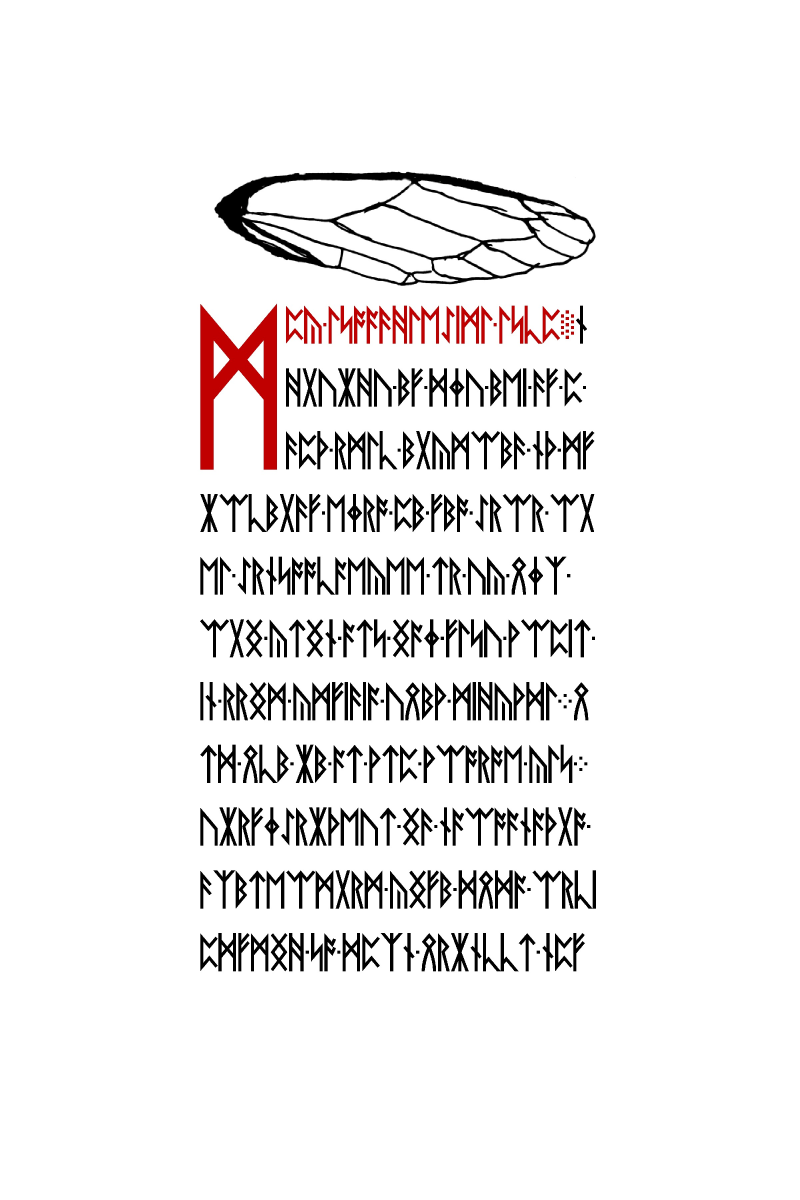
#> input picture resources/liber-primus/44.jpg, 2400 x 3600 px (shown at 1/3 size)
$ python lp2_p27_mengesha_boundary_gate.py
#> lines starting #> are read from the running program, lines starting #| are printed output that depends on the picture; after the words box and inside, x2 and y2 are one past the last pixel; in counts of white or black regions, pixels touching at a corner belong together
"""Exterior cyclic-contact gate for the two existing Mengesha/p27 maps.
Run from checkout: python sims/lp2_p27_mengesha_boundary_gate.py
No ciphertext fitting. Boundary contacts use a pixel nearest-component surrogate.
"""
import hashlib
import cv2
import numpy as np
import networkx as nx
from scipy.ndimage import distance_transform_edt
from collections import Counter
from lp2_p27_mengesha2011_topology_sft import ROT, ZERO
from lp2_p27_wing_original_graph_sft import IMAGE, SHA256, THRESHOLDS

def compress(xs):
    out=[]
    for x in xs:
        if not out or out[-1]!=x: out.append(x)
    if len(out)>1 and out[0]==out[-1]: out.pop()
    return out

def source_dual():
    emb=nx.PlanarEmbedding()
    emb.set_data({u:[v for v in vs if frozenset((u,v)) not in ZERO] for u,vs in ROT.items()})
    emb.check_structure()
    seen=set(); faces=[]; owner={}
    for u,v in emb.edges():
        if (u,v) not in seen:
            f=emb.traverse_face(u,v,seen); k=len(faces); faces.append(f)
            owner.update({(a,b):k for a,b in zip(f,f[1:]+f[:1])})
    outer=owner[1,2]; f=faces[outer]
    seq=compress([owner[b,a] for a,b in zip(f,f[1:]+f[:1]) if owner[b,a]!=outer])
    h=nx.Graph(); h.add_nodes_from(k for k in range(len(faces)) if k!=outer)
    for (u,v),a in owner.items():
        b=owner[v,u]
        if a!=b and outer not in (a,b): h.add_edge(a,b)
    return h,seq

def interfaces(near):
    c=Counter()
    for a,b in ((near[:-1,:],near[1:,:]),(near[:,:-1],near[:,1:])):
        sel=(a>0)&(b>0)&(a!=b)
        keys,counts=np.unique(np.minimum(a[sel],b[sel])*17+np.maximum(a[sel],b[sel]),return_counts=True)
        c.update({(int(k)//17,int(k)%17):int(n) for k,n in zip(keys,counts)})
    return c

def original(crop,t):
    n,lab,st,cent=cv2.connectedComponentsWithStats((crop>=t).astype(np.uint8),connectivity=8)
    cells=sorted((i for i in range(1,n) if 200<int(st[i,cv2.CC_STAT_AREA])<70000),key=lambda i:float(cent[i,0]))
    assert len(cells)==15
    exterior=lab[0,0]; assert exterior>0 and exterior not in cells
    face=np.zeros(lab.shape,np.int16)
    for j,i in enumerate(cells,1): face[lab==i]=j
    dist,inds=distance_transform_edt(face==0,return_indices=True)
    near=face[tuple(inds)]; near[dist>12]=0
    h=nx.Graph([pair for pair,count in interfaces(near).items() if count>=40]); assert len(h)==15
    face[lab==exterior]=16
    _,inds=distance_transform_edt(face==0,return_indices=True)
    near=face[tuple(inds)]
    contacts={a:v for (a,b),v in interfaces(near).items() if b==16}
    contours,_=cv2.findContours((near!=16).astype(np.uint8),cv2.RETR_EXTERNAL,cv2.CHAIN_APPROX_NONE)
    contour=max(contours,key=cv2.contourArea)[:,0,:]
    seq=compress([int(near[y,x]) for x,y in contour])
    return h,contacts,seq

def cyclic_eq(a,b):
    return len(a)==len(b) and any(a==b[i:]+b[:i] for i in range(len(b)))

def unoriented_eq(a,b):
    return cyclic_eq(a,b) or cyclic_eq(a,b[::-1])

def main():
    assert hashlib.sha256(IMAGE.read_bytes()).hexdigest()==SHA256
    crop=cv2.imread(str(IMAGE),cv2.IMREAD_GRAYSCALE)[470:895,590:1840]
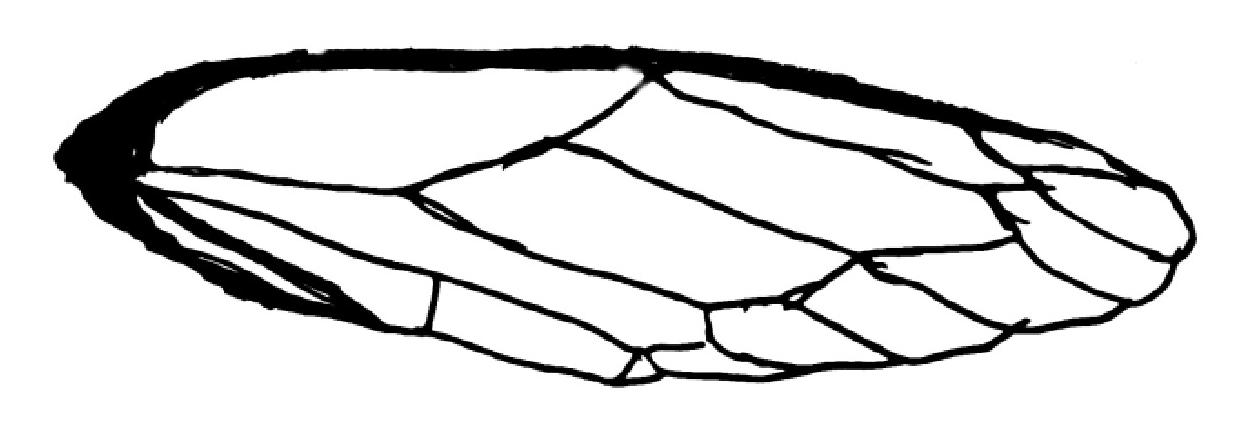
#> crop: shape (425, 1250); min 0, max 255, mean 218.6
    h,source_seq=source_dual()
    print("source exterior",source_seq)
    strict=reduced=0
    for t in THRESHOLDS:
        g,contacts,seq=original(crop,t)
        print(t,"original exterior",seq,"contacts",contacts)
        maps=list(nx.algorithms.isomorphism.GraphMatcher(h,g).subgraph_monomorphisms_iter())
        assert len(maps)==2
        for m in maps:
            mapped=[m[k] for k in source_seq]
            diff=sorted(set(mapped)^set(seq))
            assert diff==[4]
            a=unoriented_eq(mapped,seq)
            b=unoriented_eq(mapped,[x for x in seq if x!=4])
            strict+=a; reduced+=b
            print("mapped",mapped,"difference",diff,"strict",a,"conditional",b)
#> this loop made 7 passes
#> (n in original, cells in original) on passes 1 to 7: (36, [18, 19, 4, 15, 28, 13, 34, 31, 6, 5, 27, 23, 9, 17, 16]), (30, [14, 15, 3, 11, 21, 10, 28, 26, 5, 4, 20, 17, 7, 13, 12]), (42, [19, 20, 3, 15, 33, 10, 41, 39, 5, 4, 31, 25, 8, 18, 16]), (42, [17, 18, 3, 13, 32, 10, 41, 36, 5, 4, 31, 23, 7, 16, 14]), (43, [16, 17, 3, 13, 30, 10, 39, 36, 6, 5, 27, 22, 8, 15, 14]), (35, [13, 15, 3, 9, 26, 7, 34, 32, 5, 4, 24, 21, 6, 12, 10]), (38, [17, 18, 2, 10, 29, 9, 35, 33, 6, 4, 26, 24, 8, 16, 12])
#| 80 original exterior [3, 4, 1, 2, 5, 7, 4, 8, 11, 12, 14, 15, 13, 10] contacts {1: 353, 2: 111, 3: 655, 4: 207, 5: 247, 7: 52, 8: 114, 10: 388, 11: 149, 12: 149, 13: 217, 14: 93, 15: 161}
#| 100 original exterior [3, 4, 1, 2, 5, 7, 4, 8, 11, 12, 14, 15, 13, 10] contacts {1: 353, 2: 110, 3: 657, 4: 209, 5: 248, 7: 52, 8: 114, 10: 388, 11: 151, 12: 149, 13: 218, 14: 93, 15: 160}
#| 120 original exterior [3, 4, 1, 2, 5, 7, 4, 8, 11, 12, 14, 15, 13, 10] contacts {1: 355, 2: 115, 3: 657, 4: 204, 5: 248, 7: 52, 8: 114, 10: 387, 11: 145, 12: 151, 13: 216, 14: 95, 15: 163}
#| 140 original exterior [3, 4, 1, 2, 5, 7, 4, 8, 11, 12, 14, 15, 13, 10] contacts {1: 355, 2: 113, 3: 655, 4: 201, 5: 248, 7: 52, 8: 114, 10: 386, 11: 149, 12: 149, 13: 216, 14: 95, 15: 165}
#| 160 original exterior [3, 4, 1, 2, 5, 7, 4, 8, 11, 12, 14, 15, 13, 10] contacts {1: 351, 2: 117, 3: 652, 4: 205, 5: 249, 7: 50, 8: 113, 10: 387, 11: 152, 12: 146, 13: 215, 14: 97, 15: 162}
#| 180 original exterior [3, 4, 1, 2, 5, 7, 4, 8, 11, 12, 14, 15, 13, 10] contacts {1: 351, 2: 119, 3: 656, 4: 206, 5: 251, 7: 48, 8: 114, 10: 385, 11: 152, 12: 148, 13: 212, 14: 97, 15: 169}
#| 200 original exterior [3, 4, 1, 2, 5, 7, 4, 8, 11, 12, 14, 15, 13, 10] contacts {1: 351, 2: 119, 3: 662, 4: 207, 5: 248, 7: 47, 8: 113, 10: 387, 11: 151, 12: 149, 13: 208, 14: 97, 15: 169}
#> pass 1, in original, `n,lab,st,cent=cv2.connectedComponentsWithStats((crop>=t).astype(np.uin..`:
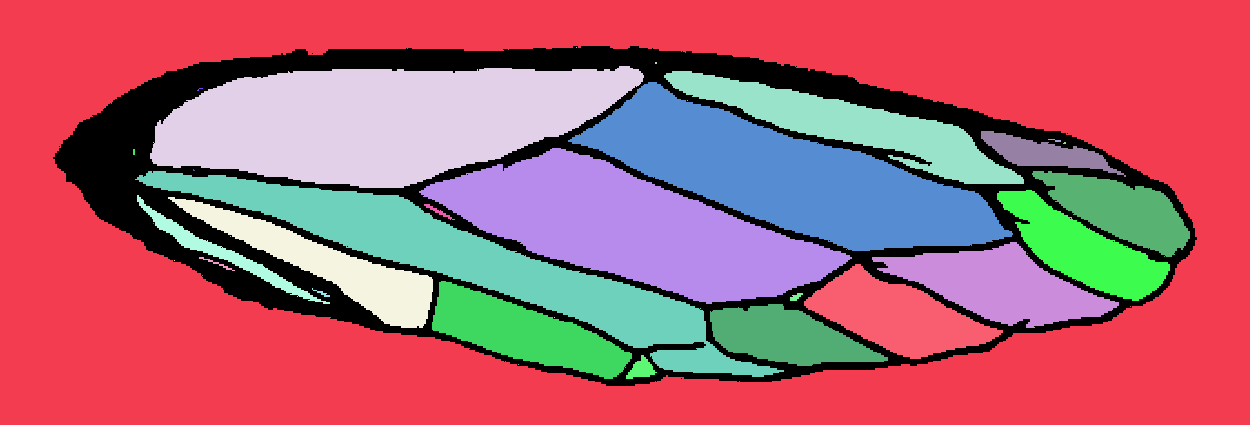
#> lab: shape (425, 1250) int32; 36 distinct labels, from 0 to 35; one colour per label, 0 black
#> after the loop, reduced = 7; strict = 0
    assert (strict,reduced)==(0,7)
    _,_,seq=original(crop,120)
#> in original (call 8), `n,lab,st,cent=cv2.connectedComponentsWithStats((crop>=t).astype(np.uin..`: n = 42; st = 42 rows, first 6: [53, 46, 1144, 342, 75109], [0, 0, 1250, 425, 247285], [198, 63, 1, 1, 1], [150, 66, 494, 122, 41367], [664, 71, 360, 113, 12305], [568, 82, 445, 169, 32500]; cent = 42 pairs, first value 56 to 1187, second value 63 to 368.7
#> in original (call 8), `cells=sorted((i for i in range(1,n) if 200<int(st[i,cv2.CC_STAT_AREA])..`: cells = [19, 20, 3, 15, 33, 10, 41, 39, 5, 4, 31, 25, 8, 18, 16]
#> the loop in original (call 8), `for j,i in enumerate(cells,1): face[lab==i]=j` made 15 passes
#> i on passes 1 to 12: 19, 20, 3, 15, 33, 10, 41, 39, 5, 4, 31, 25
#> after the loop in original (call 8), `for j,i in enumerate(cells,1): face[lab==i]=j`:
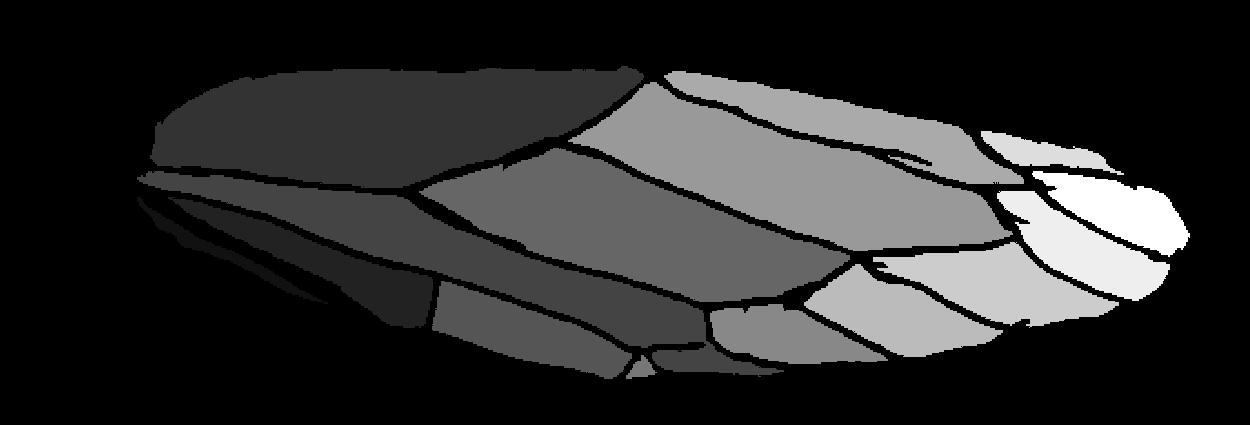
#> face: shape (425, 1250) int16; min 0, max 15, mean 2.69; drawn with min black and max white
#> the loop in interfaces (call 15), `for a,b in ((near[:-1,:],near[1:,:]),(near[:,:-1],near[:,1:])):` made 2 passes
#> pass 1, in interfaces (call 15), `sel=(a>0)&(b>0)&(a!=b)`:
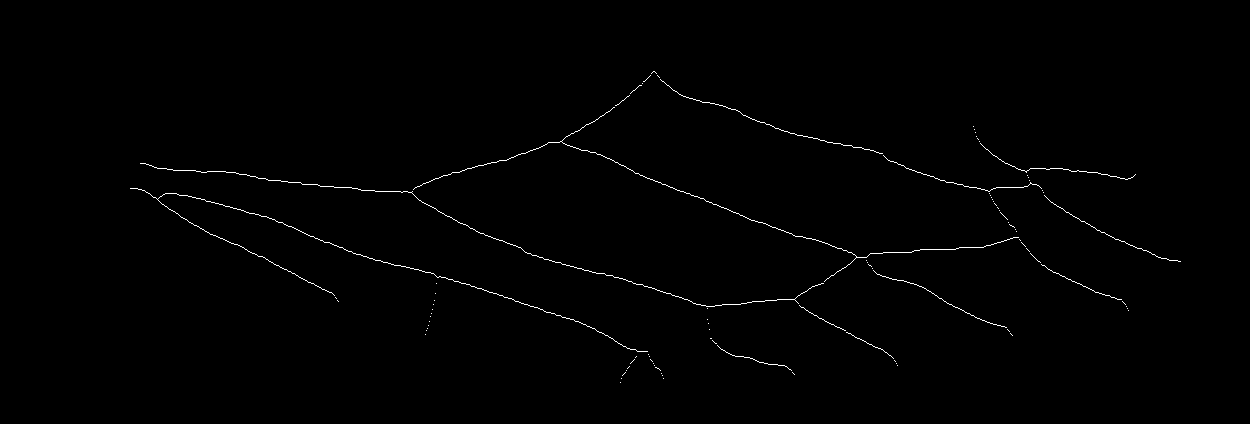
#> sel: shape (424, 1250) bool; 0.63% white in thin lines or dots, all inside (x1, y1, x2, y2) = (130, 71, 1181, 383)
#> after the loop in interfaces (call 15), `for a,b in ((near[:-1,:],near[1:,:]),(near[:,:-1],near[:,1:])):`: c = 28 items
#> in original (call 8), `near=face[tuple(inds)]`:
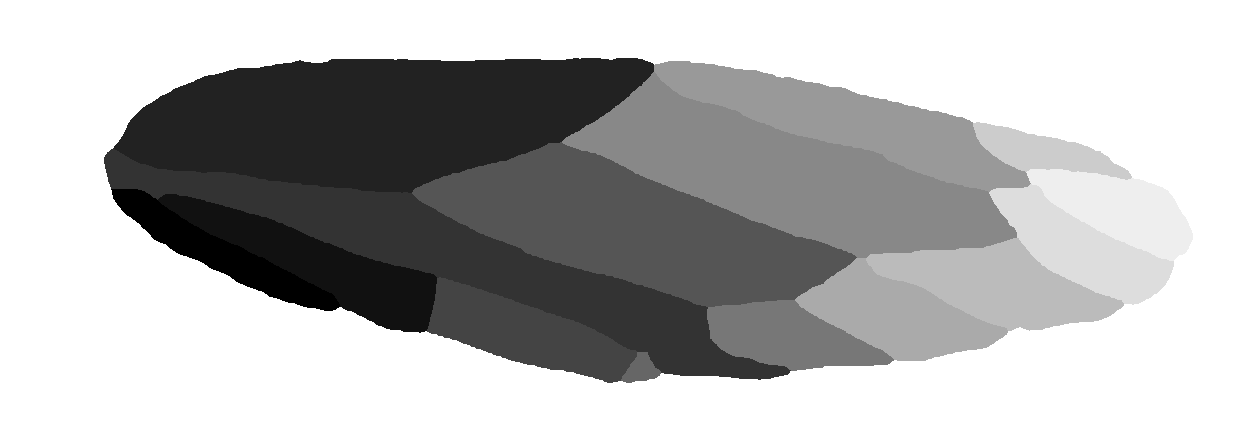
#> near: shape (425, 1250) int16; min 1, max 16, mean 11.46; drawn with min black and max white
#> in original (call 8), `contacts={a:v for (a,b),v in interfaces(near).items() if b==16}`: contacts = 13 items
#> in original (call 8), `contours,_=cv2.findContours((near!=16).astype(np.uint8),cv2.RETR_EXTER..`: contours = 1 contour; box (x1, y1, x2, y2) and area: (104, 58, 1193, 383) 259693
#> in original (call 8), `contour=max(contours,key=cv2.contourArea)[:,0,:]`: contour = 2282 pairs, first value 104 to 1192, second value 58 to 382
#> in original (call 8), `seq=compress([int(near[y,x]) for x,y in contour])`: seq = [3, 4, 1, 2, 5, 7, 4, 8, 11, 12, 14, 15, 13, 10]
    for axis in (0,1):
        _,_,ref=original(np.ascontiguousarray(np.flip(crop,axis)),120)
        if axis==1: ref=[16-x for x in ref]
        assert unoriented_eq(seq,ref)
        print("reflection control PASS axis",axis)
#> this loop made 2 passes
#> (n in original, cells in original, exterior in original, ref) on passes 1 to 2: (42, [10, 8, 30, 4, 2, 12, 3, 5, 25, 31, 6, 9, 33, 15, 24], 1, [5, 2, 1, 4, 3, 10, 13, 15, 14, 12, 11, 8, 4, 7]), (42, [15, 18, 8, 25, 31, 4, 5, 39, 41, 10, 33, 16, 3, 19, 20], 1, [3, 10, 13, 15, 14, 12, 11, 8, 4, 7, 5, 2, 1, 4])
#> pass 1, in original (call 9), `n,lab,st,cent=cv2.connectedComponentsWithStats((crop>=t).astype(np.uin..`:
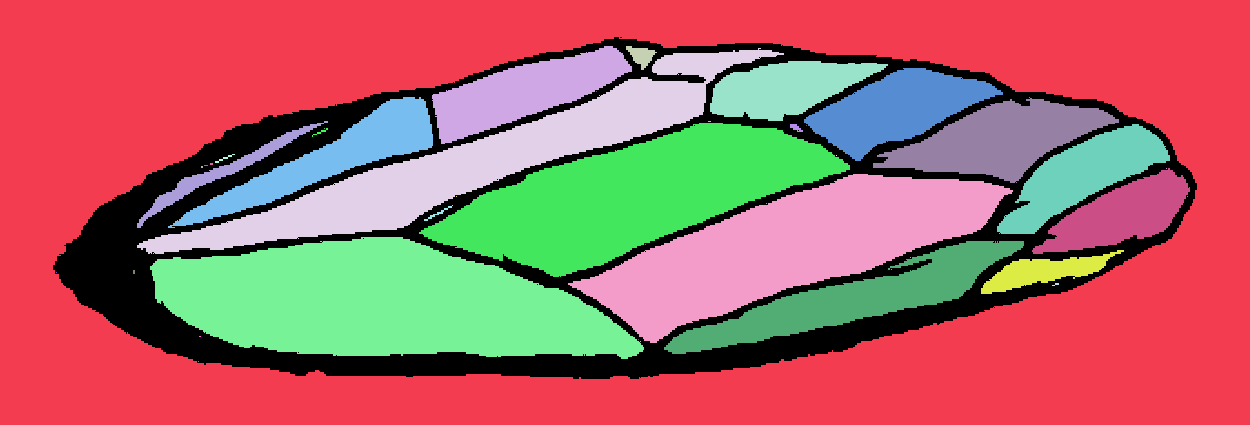
#> lab: shape (425, 1250) int32; 42 distinct labels, from 0 to 41; one colour per label, 0 black
#> pass 2, in original (call 10), `n,lab,st,cent=cv2.connectedComponentsWithStats((crop>=t).astype(np.uin..`:
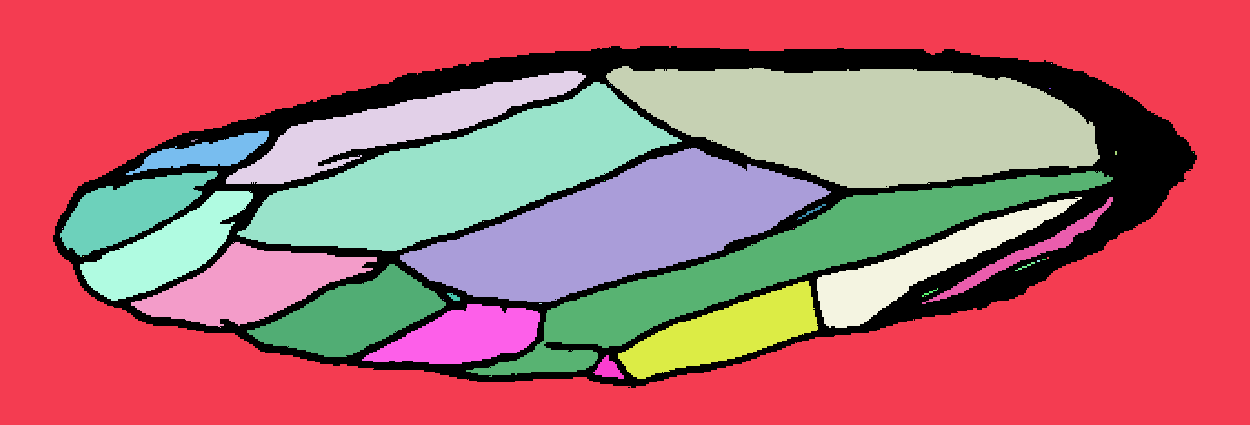
#> lab: shape (425, 1250) int32; 42 distinct labels, from 0 to 41; one colour per label, 0 black
    print("strict 0/14; conditional 7/14; no anatomical attribution or cipher transfer")

if __name__=="__main__":
    main()
